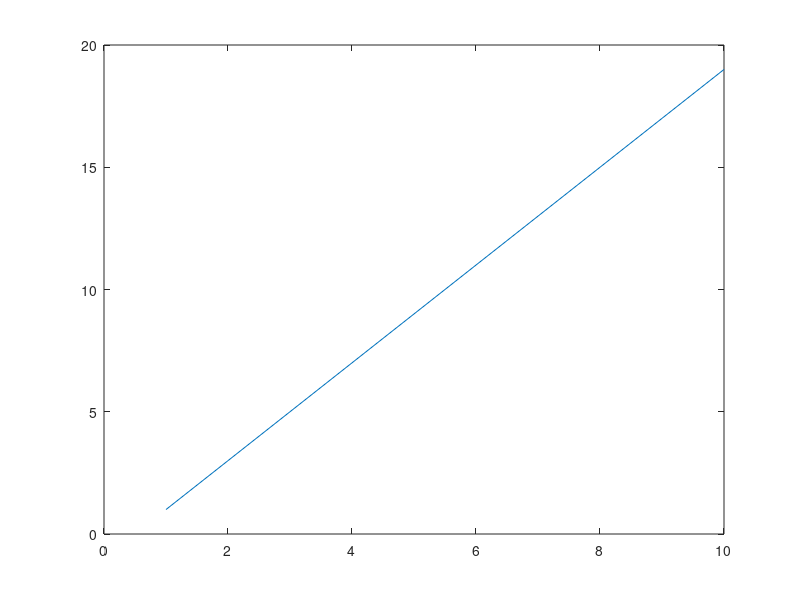
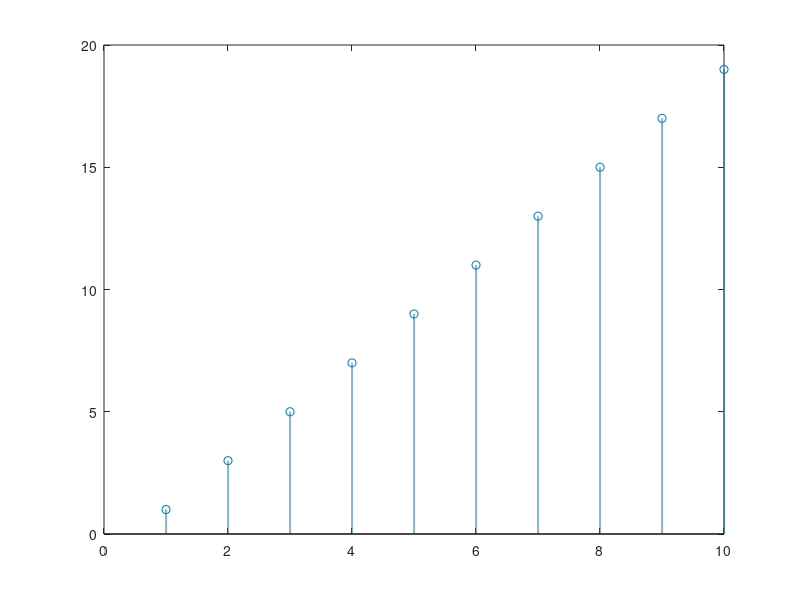
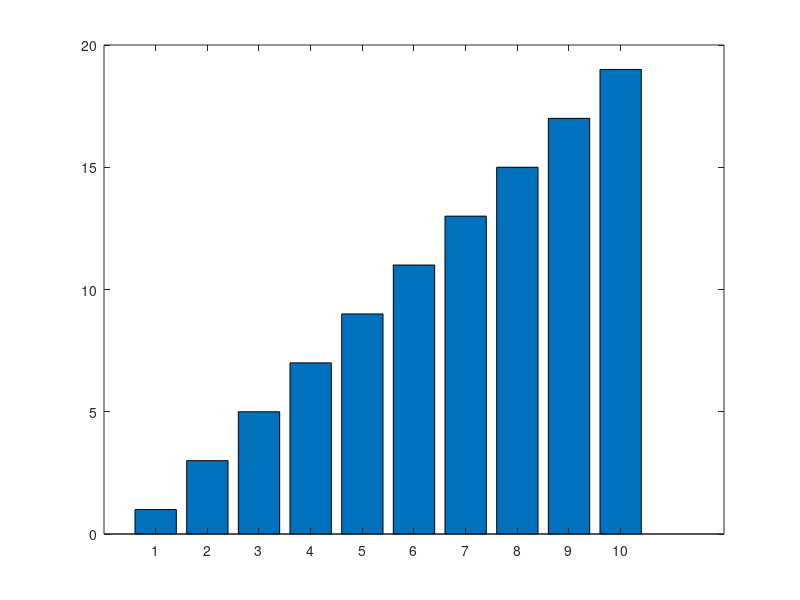
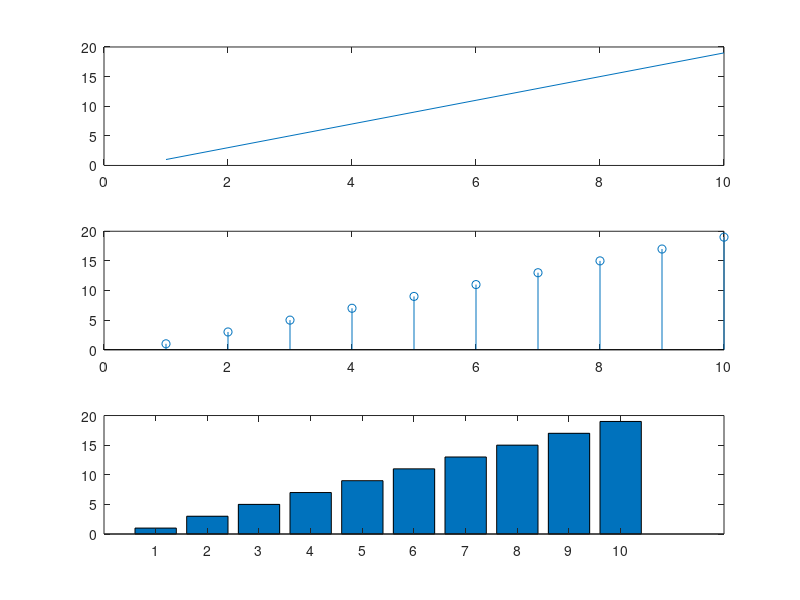

MATLAB code for these plots, in order:
%% % 2개는 구획를 나눔
% 실행 방법
%1. 전체 실행
%- 상단에 실행 버튼 누르기
%- 또는 모든 코드를 드래그하고 F9 클릭
%2. 구간 실행
%- '%%' 로 구간을 나누고, ctrl+F9클릭 (맥북에서는 쉬프트 + fn + f7)
%3.줄 별 실행
%- 해당 줄을 드래그하고 F9클릭 

%%
clear; % 모든 변수 제서
close all; % 그림 지우기
clc; % 명령창 초기화

%% 행렬 생성 및 데이터 가져오기
data = [1 2 3; 4 5 6; 7 8 9];

% 2행 3열 데이터 가져오기
data(2,3)
% 3행 1열 데이터 가져오기
data(3,1)
% 2행의 모든 데이터 가져오기
data(2,:)
% 3열의 모든 데이터 가져오기
data(:,3)
% 2행의 1, 2열 데이터 가져오기
data(2,1:2)

%% 1부터 10까지 1씩 증가하는 데이터 만들기
% 길이 가져오기
a = 1:1:10
length(a)

%% 
% 0이 10개인 변수 만들기
a = zeros(1, 10)
a = zeros(10, 1)
% 1이 10개인 변수 만들기
a = ones(1, 10)
a = ones(10, 1)
%1의 개수가 a의 길이와 같은 변수 만들기
a = 1:3.5:100
b = ones(1, length(a))

%% 그림 그리기
x = 1:1:10;
y = 2*x - 1;
figure; %새 창을 띄는 명령어
plot(x, y); %2차원 선형 그래프 생성
figure; 
stem(x, y); %이산그래프 생성
figure; 
bar(x, y); %막대그래프 생성

%% 한 화면에 그리기
x = 1:1:10;
y = 2*x - 1;
figure; 
subplot(3, 1, 1); plot(x, y);
subplot(3, 1, 2); stem(x, y);
subplot(3, 1, 3); bar(x, y);

figure;
subplot(1, 3, 1); plot(x, y);
subplot(1, 3, 2); stem(x, y);
subplot(1, 3, 3); bar(x, y);

%% 특정 조건에 맞는 데이터 가져오기
x = 1:2:10;
i = find(x > 5) % x들 중 5보다 큰 값의 위치를 가져와라
y = x(i)


